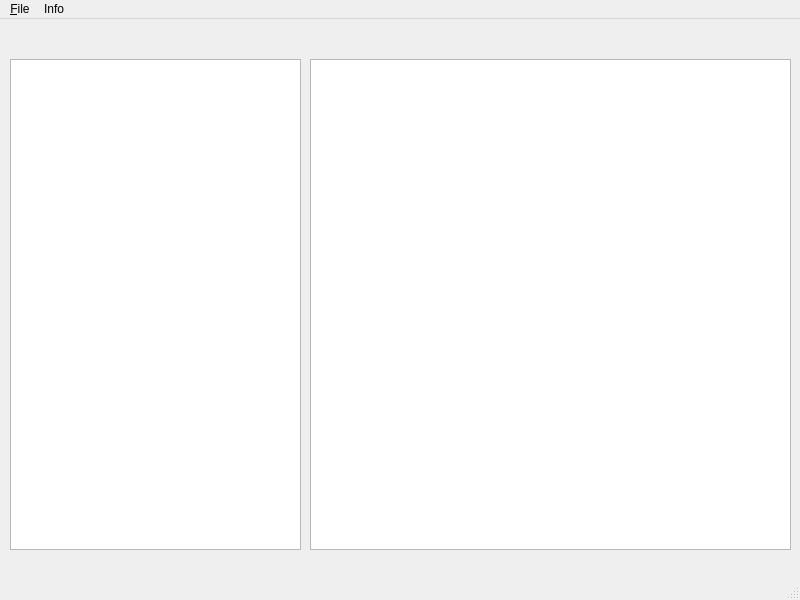
<?xml version="1.0" encoding="UTF-8"?>
<ui version="4.0">
 <class>MainWindow</class>
 <widget class="QMainWindow" name="MainWindow">
  <property name="geometry">
   <rect>
    <x>0</x>
    <y>0</y>
    <width>800</width>
    <height>600</height>
   </rect>
  </property>
  <property name="windowTitle">
   <string>Personal Notes</string>
  </property>
  <widget class="QWidget" name="centralwidget">
   <widget class="QWidget" name="horizontalLayoutWidget">
    <property name="geometry">
     <rect>
      <x>10</x>
      <y>0</y>
      <width>170</width>
      <height>41</height>
     </rect>
    </property>
    <layout class="QHBoxLayout" name="horizontalLayout">
     <item>
      <widget class="QPushButton" name="pushButton_Add">
       <property name="toolTip">
        <string>Add new note</string>
       </property>
       <property name="text">
        <string/>
       </property>
       <property name="iconSize">
        <size>
         <width>24</width>
         <height>24</height>
        </size>
       </property>
       <property name="flat">
        <bool>true</bool>
       </property>
      </widget>
     </item>
     <item>
      <widget class="QPushButton" name="pushButton_Del">
       <property name="toolTip">
        <string>Delete note</string>
       </property>
       <property name="text">
        <string/>
       </property>
       <property name="iconSize">
        <size>
         <width>24</width>
         <height>24</height>
        </size>
       </property>
       <property name="flat">
        <bool>true</bool>
       </property>
      </widget>
     </item>
    </layout>
   </widget>
   <widget class="QListWidget" name="listWidget">
    <property name="geometry">
     <rect>
      <x>10</x>
      <y>40</y>
      <width>291</width>
      <height>491</height>
     </rect>
    </property>
    <property name="font">
     <font>
      <weight>75</weight>
      <bold>true</bold>
     </font>
    </property>
   </widget>
   <widget class="QTextEdit" name="textEdit">
    <property name="geometry">
     <rect>
      <x>310</x>
      <y>40</y>
      <width>481</width>
      <height>491</height>
     </rect>
    </property>
    <property name="toolTip">
     <string>Click to edit</string>
    </property>
    <property name="textInteractionFlags">
     <set>Qt::LinksAccessibleByKeyboard|Qt::LinksAccessibleByMouse|Qt::TextBrowserInteraction|Qt::TextEditable|Qt::TextEditorInteraction|Qt::TextSelectableByKeyboard|Qt::TextSelectableByMouse</set>
    </property>
   </widget>
   <widget class="QWidget" name="horizontalLayoutWidget_2">
    <property name="geometry">
     <rect>
      <x>620</x>
      <y>0</y>
      <width>170</width>
      <height>41</height>
     </rect>
    </property>
    <layout class="QHBoxLayout" name="horizontalLayout_2">
     <item>
      <widget class="QPushButton" name="pushButton_Mail">
       <property name="toolTip">
        <string>Mail</string>
       </property>
       <property name="text">
        <string/>
       </property>
       <property name="iconSize">
        <size>
         <width>24</width>
         <height>24</height>
        </size>
       </property>
       <property name="flat">
        <bool>true</bool>
       </property>
      </widget>
     </item>
     <item>
      <widget class="QPushButton" name="pushButton_Copy">
       <property name="toolTip">
        <string>Copy in Clipboard</string>
       </property>
       <property name="text">
        <string/>
       </property>
       <property name="iconSize">
        <size>
         <width>24</width>
         <height>24</height>
        </size>
       </property>
       <property name="flat">
        <bool>true</bool>
       </property>
      </widget>
     </item>
    </layout>
   </widget>
  </widget>
  <widget class="QMenuBar" name="menubar">
   <property name="geometry">
    <rect>
     <x>0</x>
     <y>0</y>
     <width>800</width>
     <height>37</height>
    </rect>
   </property>
   <property name="nativeMenuBar">
    <bool>false</bool>
   </property>
   <widget class="QMenu" name="menu_File">
    <property name="title">
     <string>&amp;File</string>
    </property>
    <addaction name="action_Open_Folder"/>
    <addaction name="action_save_as_MD"/>
    <addaction name="action_save_as_HTML"/>
    <addaction name="action_save_as_ODT"/>
    <addaction name="action_save_as_DOCX"/>
    <addaction name="action_Exit"/>
   </widget>
   <widget class="QMenu" name="menu_Info">
    <property name="title">
     <string>Info</string>
    </property>
    <addaction name="action_About"/>
   </widget>
   <addaction name="menu_File"/>
   <addaction name="menu_Info"/>
  </widget>
  <widget class="QStatusBar" name="statusbar"/>
  <action name="action_Open_Folder">
   <property name="text">
    <string>&amp;Open Folder...</string>
   </property>
  </action>
  <action name="action_save_as_MD">
   <property name="text">
    <string>Save as &amp;Markdown...</string>
   </property>
  </action>
  <action name="action_save_as_HTML">
   <property name="text">
    <string>Save as &amp;HTML...</string>
   </property>
  </action>
  <action name="action_save_as_ODT">
   <property name="text">
    <string>Save as &amp;ODT...</string>
   </property>
  </action>
  <action name="action_save_as_DOCX">
   <property name="text">
    <string>Save as &amp;DOCX...</string>
   </property>
  </action>
  <action name="action_Exit">
   <property name="text">
    <string>&amp;Exit</string>
   </property>
  </action>
  <action name="action_About">
   <property name="text">
    <string>About...</string>
   </property>
  </action>
 </widget>
 <resources/>
 <connections/>
</ui>
